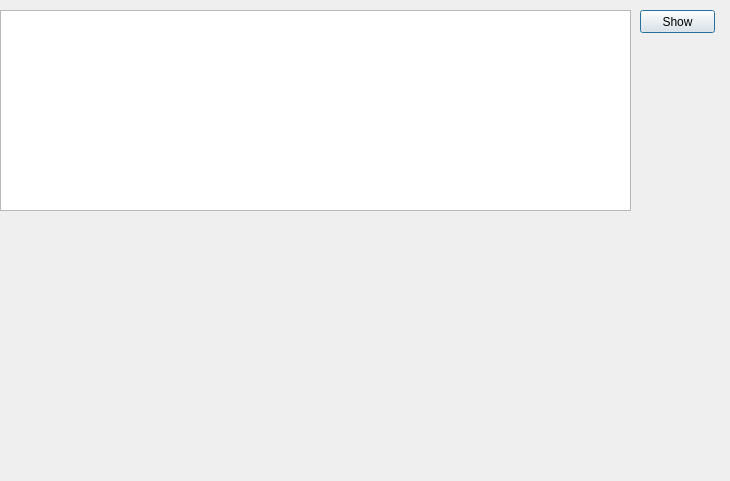
<?xml version="1.0" encoding="UTF-8"?>
<ui version="4.0">
 <class>cashflowsfinals</class>
 <widget class="QDialog" name="cashflowsfinals">
  <property name="geometry">
   <rect>
    <x>0</x>
    <y>0</y>
    <width>730</width>
    <height>481</height>
   </rect>
  </property>
  <property name="windowTitle">
   <string>Dialog</string>
  </property>
  <widget class="QCustomPlot" name="customplot" native="true">
   <property name="geometry">
    <rect>
     <x>10</x>
     <y>210</y>
     <width>701</width>
     <height>261</height>
    </rect>
   </property>
  </widget>
  <widget class="QTableView" name="tableView">
   <property name="geometry">
    <rect>
     <x>0</x>
     <y>10</y>
     <width>631</width>
     <height>201</height>
    </rect>
   </property>
  </widget>
  <widget class="QPushButton" name="pushButton">
   <property name="geometry">
    <rect>
     <x>640</x>
     <y>10</y>
     <width>75</width>
     <height>23</height>
    </rect>
   </property>
   <property name="text">
    <string>Show</string>
   </property>
  </widget>
 </widget>
 <customwidgets>
  <customwidget>
   <class>QCustomPlot</class>
   <extends>QWidget</extends>
   <header>qcustomplot.h</header>
   <container>1</container>
  </customwidget>
 </customwidgets>
 <resources/>
 <connections/>
</ui>
